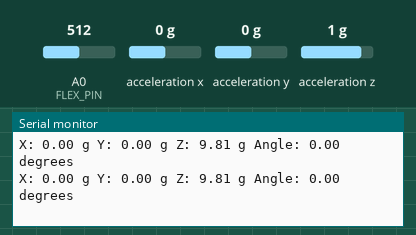
This sketch was run on a simulated Arduino Uno, built with avr-gcc and run on an emulated ATmega328P. On the bench: the last lines printed to the serial monitor. The inputs (shaded band) are chosen by the test bench; at power-on: A0 (FLEX_PIN) = 512, acceleration x 0 g, acceleration y 0 g, acceleration z 1 g. No radio packets arrive unless stated.

Above: at 4.2 s.
4.3 s: A0 (FLEX_PIN) set to 47
At 4.42 s:
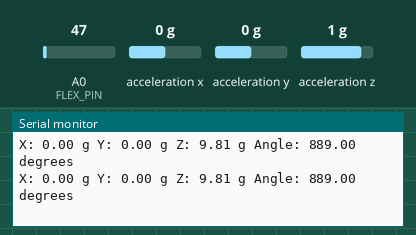
7.3 s: A0 (FLEX_PIN) set to 40
At 20.26 s:
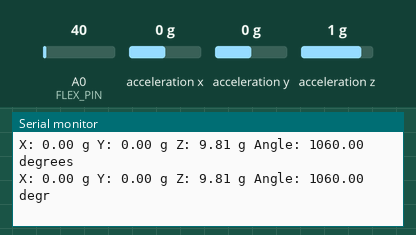
Timing chart, 0 to 20.3 s (numbered marks = the images above; inputs shaded):
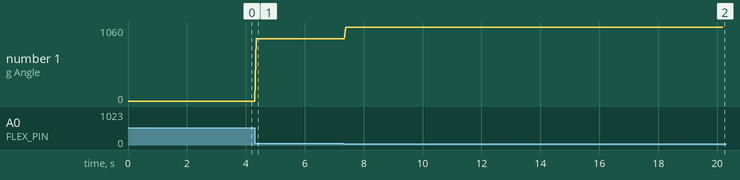

The sketch:

transmitter.ino
```cpp
#include <Wire.h>
#include <SPI.h>
#include <nRF24L01.h>
#include <RF24.h>
//#include <Adafruit_Sensor.h>

#include <Adafruit_ADXL345_U.h>
#include <math.h>

Adafruit_ADXL345_Unified accel = Adafruit_ADXL345_Unified();

RF24 radio(9, 10);
const byte address[6] = "00001";
int ADXL345 = 0x53;
float x, y, z;
int pos = 0;

// constants for flex sensor
const int FLEX_PIN = A0; // Pin connected to voltage divider output
const float VCC = 4.98; // Measured voltage of Ardunio 5V line
const float R_DIV = 30000.0; // Measured resistance of 30k resistor
const float STRAIGHT_RESISTANCE = 30000.0; // resistance when straight
const float BEND_RESISTANCE = 90000.0; // resistance at 90 deg

struct Data {
  float x;
  float y;
  float z;
  int angle;
};

void setup()
{
  pinMode(FLEX_PIN, INPUT);

  // Serial monitor setup
  Serial.begin(9600);

  // for accelerometer
  if (!accel.begin()) {
    Serial.println("No valid sensor found");
    while(1);
  }

  // for NRF24L01 transceiver
  radio.begin();
  radio.openWritingPipe(address);
  radio.setPALevel(RF24_PA_MIN);
  radio.stopListening();
}

void loop()
{
  Data sendData;
  sensors_event_t event;
  accel.getEvent(&event);

  sendData.x = event.acceleration.x;
  sendData.y = event.acceleration.y;
  sendData.z = event.acceleration.z;

  // Read the ADC, and calculate voltage and resistance from it
  int flexADC = analogRead(FLEX_PIN);
  float flexV = flexADC * VCC / 1023.0;
  float flexR = R_DIV * (VCC / flexV - 1.0);
  float angle = map(flexR, STRAIGHT_RESISTANCE, BEND_RESISTANCE, 0, 90.0);
  sendData.angle = angle;

  // Get accelerometer data
  Serial.println("X: " + (String)sendData.x + " g Y: " + (String)sendData.y + " g Z: " + (String)sendData.z + " g Angle: " + String(angle) + " degrees");

  radio.write(&sendData, sizeof(Data));
  delay(10);
}
```

Measured:
- the behaviour switches between 43 and 42 on A0 (FLEX_PIN) (found by bisection; images 1 and 2)
- after the input at 4.3 s, the serial monitor: prints a new line after 0.06 s (image 1)
- after the input at 7.3 s, the serial monitor: prints a new line after 0.09 s (image 2)
- plotted number 1: 0 → 889 after the input at 4.3 s, 889 → 1060 after the input at 7.3 s
